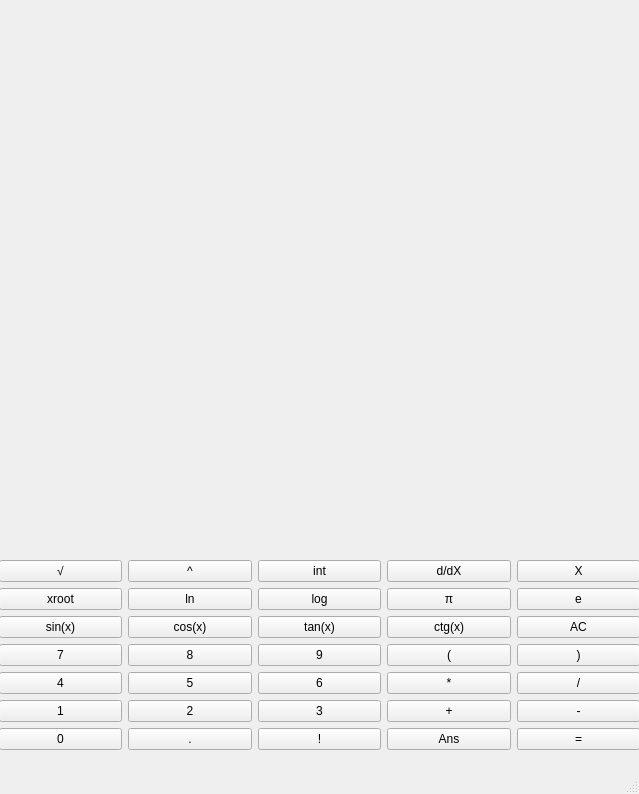
<?xml version="1.0" encoding="UTF-8"?>
<ui version="4.0">
 <class>MainWindow</class>
 <widget class="QMainWindow" name="MainWindow">
  <property name="geometry">
   <rect>
    <x>0</x>
    <y>0</y>
    <width>639</width>
    <height>794</height>
   </rect>
  </property>
  <property name="windowTitle">
   <string>MainWindow</string>
  </property>
  <widget class="QWidget" name="centralwidget">
   <widget class="QWidget" name="verticalLayoutWidget">
    <property name="geometry">
     <rect>
      <x>-1</x>
      <y>-1</y>
      <width>641</width>
      <height>751</height>
     </rect>
    </property>
    <layout class="QVBoxLayout" name="verticalLayout">
     <item>
      <widget class="QLabel" name="Display">
       <property name="text">
        <string/>
       </property>
       <property name="alignment">
        <set>Qt::AlignBottom|Qt::AlignHCenter</set>
       </property>
      </widget>
     </item>
     <item>
      <widget class="QLabel" name="DisplayEq">
       <property name="text">
        <string/>
       </property>
       <property name="alignment">
        <set>Qt::AlignHCenter|Qt::AlignTop</set>
       </property>
      </widget>
     </item>
     <item>
      <layout class="QGridLayout" name="gridLayout">
       <item row="4" column="0">
        <widget class="QPushButton" name="NumButton4">
         <property name="text">
          <string>4</string>
         </property>
        </widget>
       </item>
       <item row="3" column="2">
        <widget class="QPushButton" name="NumButton9">
         <property name="text">
          <string>9</string>
         </property>
        </widget>
       </item>
       <item row="6" column="0">
        <widget class="QPushButton" name="NumButton0">
         <property name="text">
          <string>0</string>
         </property>
        </widget>
       </item>
       <item row="4" column="1">
        <widget class="QPushButton" name="NumButton5">
         <property name="text">
          <string>5</string>
         </property>
        </widget>
       </item>
       <item row="5" column="0">
        <widget class="QPushButton" name="NumButton1">
         <property name="text">
          <string>1</string>
         </property>
        </widget>
       </item>
       <item row="3" column="0">
        <widget class="QPushButton" name="NumButton7">
         <property name="text">
          <string>7</string>
         </property>
        </widget>
       </item>
       <item row="4" column="2">
        <widget class="QPushButton" name="NumButton6">
         <property name="text">
          <string>6</string>
         </property>
        </widget>
       </item>
       <item row="6" column="1">
        <widget class="QPushButton" name="SymbolButtonDot">
         <property name="text">
          <string>.</string>
         </property>
        </widget>
       </item>
       <item row="5" column="2">
        <widget class="QPushButton" name="NumButton3">
         <property name="text">
          <string>3</string>
         </property>
        </widget>
       </item>
       <item row="3" column="1">
        <widget class="QPushButton" name="NumButton8">
         <property name="text">
          <string>8</string>
         </property>
        </widget>
       </item>
       <item row="5" column="1">
        <widget class="QPushButton" name="NumButton2">
         <property name="text">
          <string>2</string>
         </property>
        </widget>
       </item>
       <item row="4" column="4">
        <widget class="QPushButton" name="SymbolButtonDiv">
         <property name="text">
          <string>/</string>
         </property>
        </widget>
       </item>
       <item row="4" column="3">
        <widget class="QPushButton" name="SymbolButtionMulti">
         <property name="text">
          <string>*</string>
         </property>
        </widget>
       </item>
       <item row="5" column="3">
        <widget class="QPushButton" name="SymbolButtonPlus">
         <property name="text">
          <string>+</string>
         </property>
        </widget>
       </item>
       <item row="5" column="4">
        <widget class="QPushButton" name="SymbolButtonMinus">
         <property name="text">
          <string>-</string>
         </property>
        </widget>
       </item>
       <item row="2" column="4">
        <widget class="QPushButton" name="ExecuteButtonAC">
         <property name="text">
          <string>AC</string>
         </property>
        </widget>
       </item>
       <item row="6" column="4">
        <widget class="QPushButton" name="ExecuteButtonEq">
         <property name="text">
          <string>=</string>
         </property>
        </widget>
       </item>
       <item row="0" column="2">
        <widget class="QPushButton" name="SymbolButtonIntegral">
         <property name="text">
          <string>int</string>
         </property>
        </widget>
       </item>
       <item row="0" column="0">
        <widget class="QPushButton" name="SymbolButtonSqrt">
         <property name="text">
          <string>√</string>
         </property>
        </widget>
       </item>
       <item row="1" column="0">
        <widget class="QPushButton" name="SymbolButtonXroot">
         <property name="text">
          <string>xroot</string>
         </property>
        </widget>
       </item>
       <item row="0" column="1">
        <widget class="QPushButton" name="SymbolButtonExp">
         <property name="text">
          <string>^</string>
         </property>
        </widget>
       </item>
       <item row="6" column="3">
        <widget class="QPushButton" name="numButtonAns">
         <property name="text">
          <string>Ans</string>
         </property>
        </widget>
       </item>
       <item row="3" column="4">
        <widget class="QPushButton" name="SymbolButtonRP">
         <property name="text">
          <string>)</string>
         </property>
        </widget>
       </item>
       <item row="3" column="3">
        <widget class="QPushButton" name="SymbolButtonLP">
         <property name="text">
          <string>(</string>
         </property>
        </widget>
       </item>
       <item row="2" column="0">
        <widget class="QPushButton" name="SymbolButtonSin">
         <property name="text">
          <string>sin(x)</string>
         </property>
        </widget>
       </item>
       <item row="2" column="1">
        <widget class="QPushButton" name="SymbolButtonCos">
         <property name="text">
          <string>cos(x)</string>
         </property>
        </widget>
       </item>
       <item row="2" column="2">
        <widget class="QPushButton" name="SymbolButtonTan">
         <property name="text">
          <string>tan(x)</string>
         </property>
        </widget>
       </item>
       <item row="2" column="3">
        <widget class="QPushButton" name="SymbolButtonCtg">
         <property name="text">
          <string>ctg(x)</string>
         </property>
        </widget>
       </item>
       <item row="1" column="1">
        <widget class="QPushButton" name="SymbolButtonNatlog">
         <property name="text">
          <string>ln</string>
         </property>
        </widget>
       </item>
       <item row="1" column="2">
        <widget class="QPushButton" name="SymoblButtonLog">
         <property name="text">
          <string>log</string>
         </property>
        </widget>
       </item>
       <item row="1" column="3">
        <widget class="QPushButton" name="NumButtonPi">
         <property name="text">
          <string>π</string>
         </property>
        </widget>
       </item>
       <item row="0" column="4">
        <widget class="QPushButton" name="numButtonX">
         <property name="text">
          <string>X</string>
         </property>
        </widget>
       </item>
       <item row="1" column="4">
        <widget class="QPushButton" name="NumButtonE">
         <property name="text">
          <string>e</string>
         </property>
        </widget>
       </item>
       <item row="0" column="3">
        <widget class="QPushButton" name="SymbolButtonDerivative">
         <property name="text">
          <string>d/dX</string>
         </property>
        </widget>
       </item>
       <item row="6" column="2">
        <widget class="QPushButton" name="SymbolButtonFactorial">
         <property name="text">
          <string>!</string>
         </property>
        </widget>
       </item>
      </layout>
     </item>
    </layout>
   </widget>
  </widget>
  <widget class="QMenuBar" name="menubar">
   <property name="geometry">
    <rect>
     <x>0</x>
     <y>0</y>
     <width>639</width>
     <height>21</height>
    </rect>
   </property>
  </widget>
  <widget class="QStatusBar" name="statusbar"/>
 </widget>
 <resources/>
 <connections/>
</ui>
